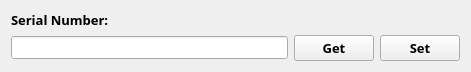
  <widget class="QWidget" name="layoutWidget2">
   <property name="geometry">
    <rect>
     <x>40</x>
     <y>110</y>
     <width>471</width>
     <height>61</height>
    </rect>
   </property>
   <layout class="QGridLayout" name="gridLayout_6">
    <item row="0" column="0">
     <widget class="QLabel" name="label_4">
      <property name="font">
       <font>
        <family>Courier 10 Pitch</family>
        <pointsize>10</pointsize>
        <weight>75</weight>
        <bold>true</bold>
       </font>
      </property>
      <property name="text">
       <string>Serial Number:</string>
      </property>
     </widget>
    </item>
    <item row="1" column="0">
     <widget class="QLineEdit" name="snLineEdit">
      <property name="font">
       <font>
        <pointsize>10</pointsize>
       </font>
      </property>
     </widget>
    </item>
    <item row="1" column="1">
     <widget class="QPushButton" name="snGetBtn">
      <property name="font">
       <font>
        <family>Courier 10 Pitch</family>
        <pointsize>10</pointsize>
        <weight>75</weight>
        <bold>true</bold>
       </font>
      </property>
      <property name="text">
       <string>Get</string>
      </property>
     </widget>
    </item>
    <item row="1" column="2">
     <widget class="QPushButton" name="snSetBtn">
      <property name="font">
       <font>
        <family>Courier 10 Pitch</family>
        <pointsize>10</pointsize>
        <weight>75</weight>
        <bold>true</bold>
       </font>
      </property>
      <property name="text">
       <string>Set</string>
      </property>
     </widget>
    </item>
   </layout>
  </widget>
